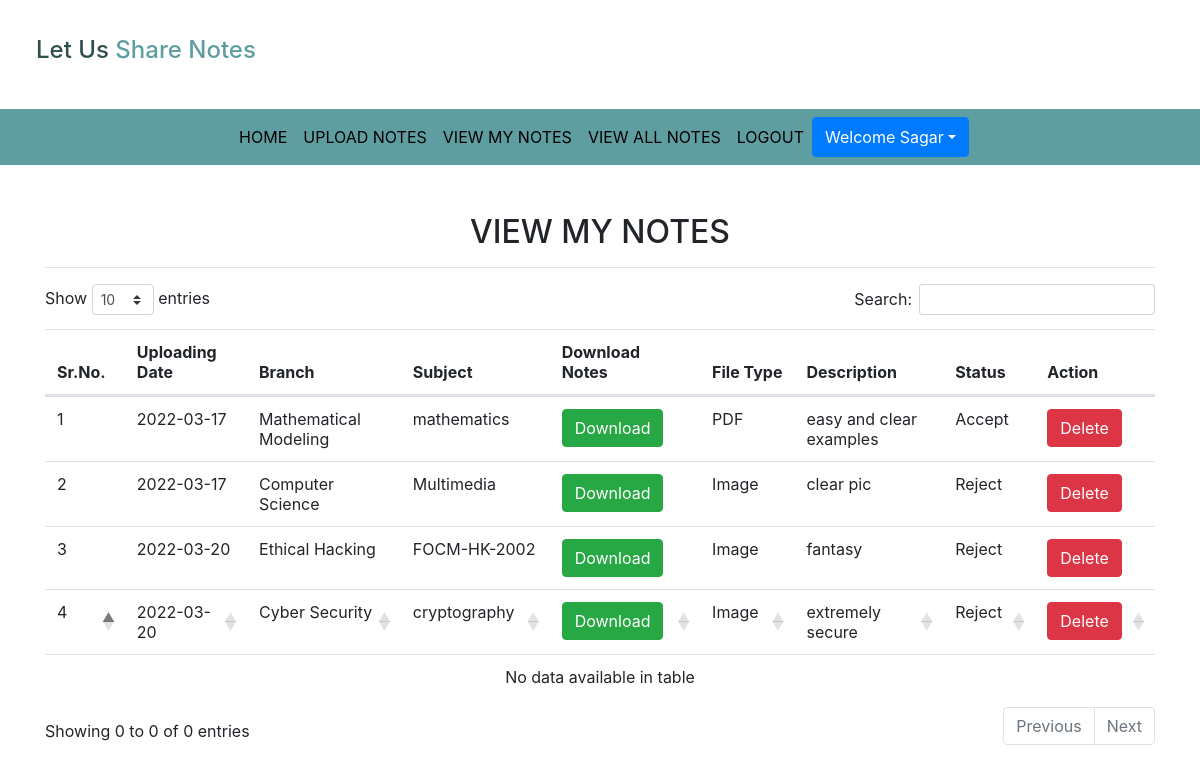
Page /view_mynotes (signed in) on the committed database.
### Notes/models.py (models this page shows, shortened)
class Notes(models.Model):
    user=models.ForeignKey(User,on_delete=models.CASCADE)
    uploadingdate=models.CharField(max_length=30)
    branch=models.CharField(max_length=30)
    subject=models.CharField(max_length=30)
    notesfile=models.FileField(null=True)
    filetype=models.CharField(max_length=30)
    description=models.CharField(max_length=200, null=True)
    status=models.CharField(max_length=15,)

### Notes/views.py (the view)
# urls.py: path('view_mynotes',view_mynotes,name='view_mynotes'),
def view_mynotes(request):
    if not request.user.is_authenticated:
        return redirect('login')
    user=User.objects.get(id=request.user.id)
    notes=Notes.objects.filter(user=user)
    d={'notes':notes}
    return render(request,'view_mynotes.html',d)

### Notes/templates/view_mynotes.html (shortened to what this page needs)
{% extends 'usernavigation.html' %}
{% load static %}
{% block body %}
<link rel="stylesheet" href="https://cdnjs.cloudflare.com/ajax/libs/twitter-bootstrap/4.5.2/css/bootstrap.css">
<link rel="stylesheet" href="https://cdn.datatables.net/1.11.5/css/dataTables.bootstrap4.min.css">
<div class="container mt-5" xmlns="http://www.w3.org/1999/html">
    <h2 class="text-center">VIEW MY NOTES</h2>
        <HR>
    <table class="table table=bordered" id="example">
    <thead>
    <tr>
        <th>Sr.No.</th>
        <th>Uploading Date</th>
        <th>Branch</th>
        <th>Subject</th>
        <th>Download Notes</th>
        <th>File Type</th>
        <th>Description</th>
        <th>Status</th>
        <th>Action</th>
    </tr>
    {% for i in notes %}
    <tr>
        <td>{{forloop.counter}}</td>
        <td>{{i.uploadingdate}}</td>
        <td>{{i.branch}}</td>
        <td>{{i.subject}}</td>
        <td><a href="{{i.notesfile.url}}" class="btn btn-success" download>Download</a></td>
        <td>{{i.filetype}}</td>
        <td>{{i.description}}</td>
        <td>{{i.status}}</td>
        <td><a href="{% url 'delete_mynotes' i.id %}" class="btn btn-danger" onclick="return confirm('Are you Sure?')">Delete</a></td>
    </tr>
    {% endfor %}
    </thead>
    </table>
</div>
{% endblock %}

### Notes/templates/usernavigation.html (shortened to what this page needs)
<html>
<head>
  {% load static %}
  <link rel="stylesheet" href="https://maxcdn.bootstrapcdn.com/bootstrap/4.3.1/css/bootstrap.min.css">
  <link rel="stylesheet" href="https://use.fontawesome.com/releases/v5.6.3/css/all.css"></head>
  <link rel="stylesheet" href="{% static 'css/mystyle.css' %}">
</head>
<body>
<h4 style="padding : 3%"><span style="color:darkslategrey">Let Us</span><span style="color:cadetblue"> Share Notes</span></h4>
<nav class="navbar navbar-expand-sm justify-content-center" style = "background-color : cadetblue">
  <ul class="navbar-nav">
    <li class="navbar-item">
      <a class="nav-link" href="{% url 'profile' %}">HOME</a>
    </li>
    <li class="navbar-item">
      <a class="nav-link" href="{% url 'upload_notes' %}">UPLOAD NOTES</a>
    </li>
    <li class="navbar-item">
      <a class="nav-link" href="{% url 'view_mynotes' %}">VIEW MY NOTES</a>
    </li>
    <li class="navbar-item">
      <a class="nav-link" href="{% url 'viewallnotes' %}">VIEW ALL NOTES</a>
    </li>
    <li class="navbar-item">
      <a class="nav-link" href="{% url 'logout' %}">LOGOUT</a>
    </li>
    <div class="btn-group">
      <button type="button" class="btn btn-primary dropdown-toggle" data-toggle="dropdown">Welcome {{request.user.first_name}}</button>
    </div>
  </ul>
</nav>
</body>
</html>
{% block body %}
{% endblock %}

### Notes/static/css/mystyle.css (style rules this page uses)
.nav-link { color : black }

### rows in the picture
Notes: uploadingdate "2022-03-17", branch "Mathematical Modeling", subject "mathematics", filetype "PDF", description "easy and clear examples", status "Accept"
Notes: uploadingdate "2022-03-17", branch "Computer Science", subject "Multimedia", filetype "Image", description "clear pic", status "Reject"
Notes: uploadingdate "2022-03-20", branch "Ethical Hacking", subject "FOCM-HK-2002", filetype "Image", description "fantasy", status "Reject"
Notes: uploadingdate "2022-03-20", branch "Cyber Security", subject "cryptography", filetype "Image", description "extremely secure", status "Reject"

### other values in the picture
{{ request.user.first_name }} "Sagar"
